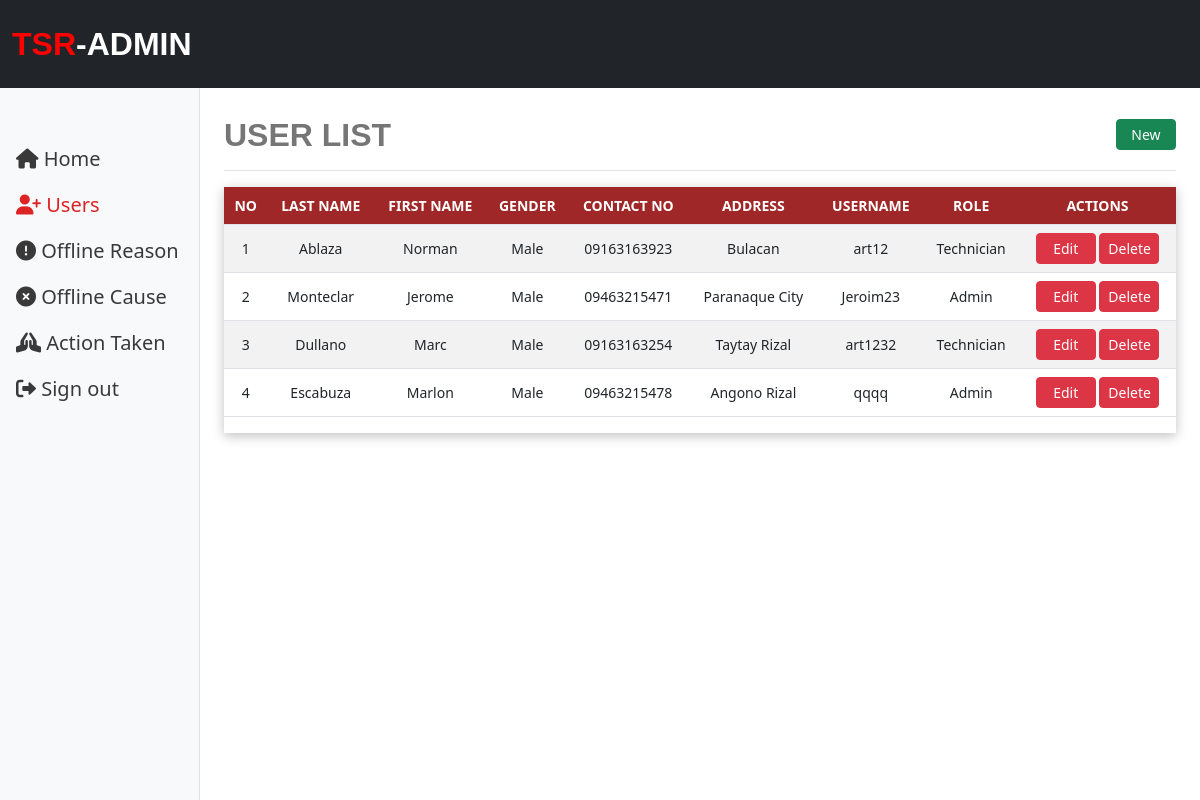
Screenshot of /admin/user-list/index.php with the database file from the repository.
### tables this page shows
CREATE TABLE `tbl_user_technician` (
  `id` int(255) NOT NULL,
  `last_name` varchar(100) NOT NULL,
  `first_name` varchar(100) NOT NULL,
  `gender` varchar(100) NOT NULL,
  `contact_no` varchar(100) NOT NULL,
  `address` varchar(255) NOT NULL,
  `username` varchar(100) NOT NULL,
  `password` varchar(100) NOT NULL,
  `role` varchar(100) NOT NULL
);

### admin/user-list/index.php (the view, shortened to what this page needs)
<?php
include '../connection.php';
$query = "SELECT * FROM tbl_user_technician";
$result = mysqli_query($dbc, $query);
?>
<?php include '../layouts/link.php'; ?>
<body>
  <?php include '../layouts/navbar.php'; ?>
  <div class="container-fluid">
    <div class="row">
      <?php include 'sidebar.php'; ?>
      <main class="col-md-9 ms-sm-auto col-lg-10 px-md-4 main">
        <div class="d-flex justify-content-between flex-wrap flex-md-nowrap align-items-center pt-3 pb-2  border-bottom">
          <h2 class="s-header">USER LIST</h2>
          <div class="b-mt">
            <a href="new.php" class="btn btn-success btn-sm b-width">New</a>
          </div>
        </div>
        <div class="table-responsive mt-3 bx-shadow">
          <table class="table table-striped table-md table-hover">
            <thead style="background: #9F2727;">
              <tr class="text-white text-center" style="vertical-align:middle">
                <th>NO</t>
                <th>LAST NAME</th>
                <th>FIRST NAME</th>
                <th>GENDER</th>
                <th>CONTACT NO</th>
                <th>ADDRESS</th>
                <th>USERNAME</th>
                <th>ROLE</th>
                <th>ACTIONS</th>
              </tr>
            </thead>
            <tbody style="vertical-align:middle">
              <?php
              if (mysqli_num_rows($result) > 0) {
                $id = 1;
                while ($data = mysqli_fetch_assoc($result)) {
              ?>
                  <tr class="text-center">
                    <td><?= $id; ?></td>
                    <td><?= $data['last_name']; ?></td>
                    <td><?= $data['first_name']; ?></td>
                    <td><?= $data['gender']; ?></td>
                    <td><?= $data['contact_no']; ?></td>
                    <td><?= $data['address']; ?></td>
                    <td><?= $data['username']; ?></td>
                    <td><?= $data['role']; ?></td>
                    <td>
                      <a href="edit.php?id=<?= $data['id']; ?>" class="btn btn-danger btn-sm b-width">Edit</a>
                      <a href="delete.php?id=<?= $data['id']; ?>" class="btn btn-danger btn-sm b-width">Delete</a>
                    </td>
                  </tr>
                <?php
                  $id++;
                }
              } else {
                ?>
                <tr>
                  <td colspan="9">No Record</td>
                </tr>
              <?php } ?>
            </tbody>
          </table>
        </div>
      </main>
    </div>
  </div>
</body>
</html>

### admin/layouts/css/style.css (style rules this page uses)
.bx-shadow { box-shadow: 0px 3px 11px rgba(0, 0, 0, 0.25); }
.b-width { width: 60px; }
.s-header { font-family: Lucida, sans-serif; font-weight: 700; color: #777676; }
.b-mt { margin-top: -10px }

### admin/layouts/css/content.css (style rules this page uses)
body { font-size: .875rem; }
.main { margin-top: 100px; }

### rows the page displays
tbl_user_technician: last_name "Ablaza", first_name "Norman", gender "Male", contact_no "09163163923", address "Bulacan", username "art12", role "Technician"
tbl_user_technician: last_name "Monteclar", first_name "Jerome", gender "Male", contact_no "09463215471", address "Paranaque City", username "Jeroim23", role "Admin"
tbl_user_technician: last_name "Dullano", first_name "Marc", gender "Male", contact_no "09163163254", address "Taytay Rizal", username "art1232", role "Technician"
tbl_user_technician: last_name "Escabuza", first_name "Marlon", gender "Male", contact_no "09463215478", address "Angono Rizal", username "qqqq", role "Admin"
